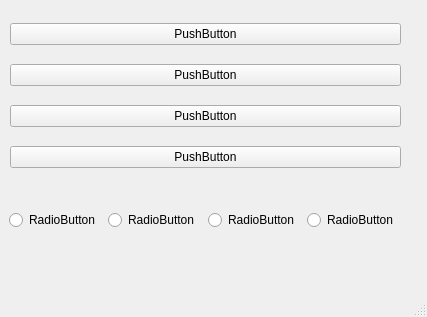
<?xml version="1.0" encoding="UTF-8"?>
<ui version="4.0">
 <class>MainWindow</class>
 <widget class="QMainWindow" name="MainWindow">
  <property name="geometry">
   <rect>
    <x>0</x>
    <y>0</y>
    <width>427</width>
    <height>317</height>
   </rect>
  </property>
  <property name="windowTitle">
   <string>MainWindow</string>
  </property>
  <widget class="QWidget" name="centralwidget">
   <widget class="QWidget" name="verticalLayoutWidget">
    <property name="geometry">
     <rect>
      <x>10</x>
      <y>10</y>
      <width>391</width>
      <height>171</height>
     </rect>
    </property>
    <layout class="QVBoxLayout" name="verticalLayout">
     <item>
      <widget class="QPushButton" name="pushButton_2">
       <property name="text">
        <string>PushButton</string>
       </property>
      </widget>
     </item>
     <item>
      <widget class="QPushButton" name="pushButton_3">
       <property name="text">
        <string>PushButton</string>
       </property>
      </widget>
     </item>
     <item>
      <widget class="QPushButton" name="pushButton_4">
       <property name="text">
        <string>PushButton</string>
       </property>
      </widget>
     </item>
     <item>
      <widget class="QPushButton" name="pushButton">
       <property name="text">
        <string>PushButton</string>
       </property>
      </widget>
     </item>
    </layout>
   </widget>
   <widget class="QWidget" name="horizontalLayoutWidget">
    <property name="geometry">
     <rect>
      <x>9</x>
      <y>200</y>
      <width>391</width>
      <height>41</height>
     </rect>
    </property>
    <layout class="QHBoxLayout" name="horizontalLayout">
     <item>
      <widget class="QRadioButton" name="radioButton_3">
       <property name="text">
        <string>RadioButton</string>
       </property>
      </widget>
     </item>
     <item>
      <widget class="QRadioButton" name="radioButton_4">
       <property name="text">
        <string>RadioButton</string>
       </property>
      </widget>
     </item>
     <item>
      <widget class="QRadioButton" name="radioButton_2">
       <property name="text">
        <string>RadioButton</string>
       </property>
      </widget>
     </item>
     <item>
      <widget class="QRadioButton" name="radioButton">
       <property name="text">
        <string>RadioButton</string>
       </property>
      </widget>
     </item>
    </layout>
   </widget>
  </widget>
  <widget class="QMenuBar" name="menubar">
   <property name="geometry">
    <rect>
     <x>0</x>
     <y>0</y>
     <width>427</width>
     <height>24</height>
    </rect>
   </property>
  </widget>
  <widget class="QStatusBar" name="statusbar"/>
 </widget>
 <resources/>
 <connections/>
</ui>
